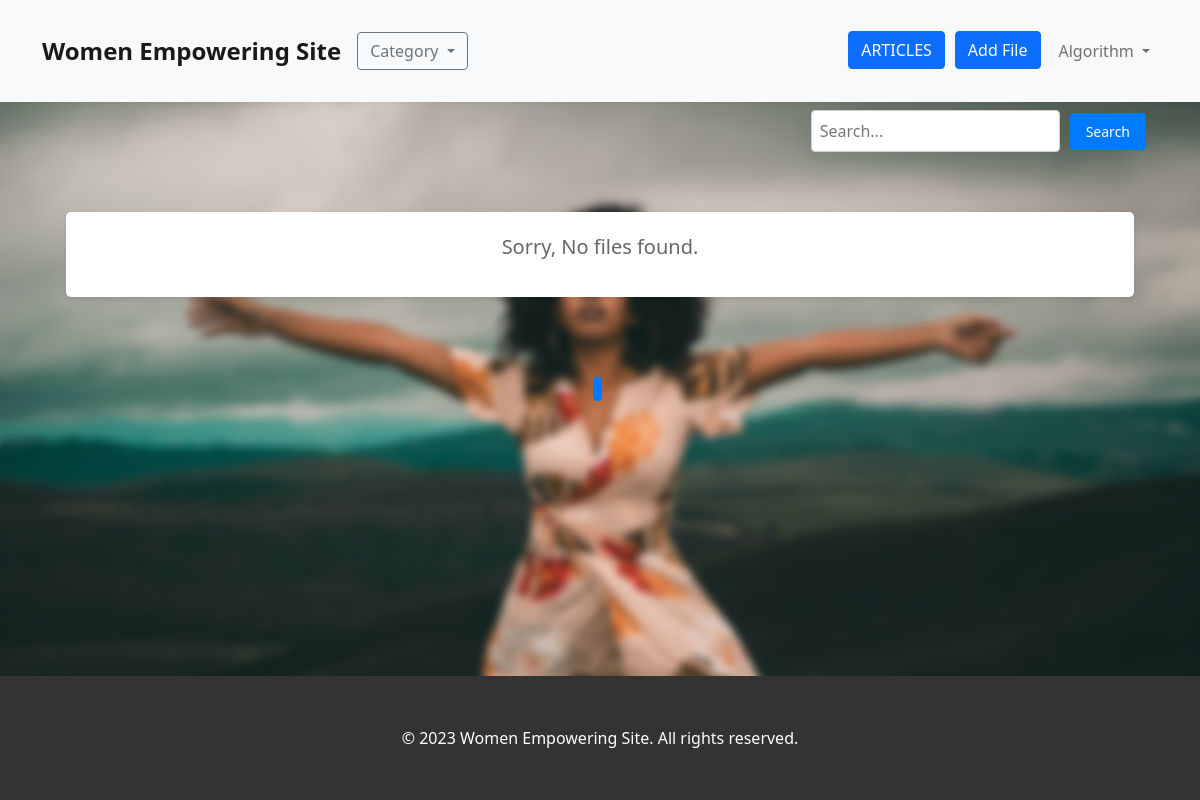
The page /blog/ (signed in) on the database as committed earlier.
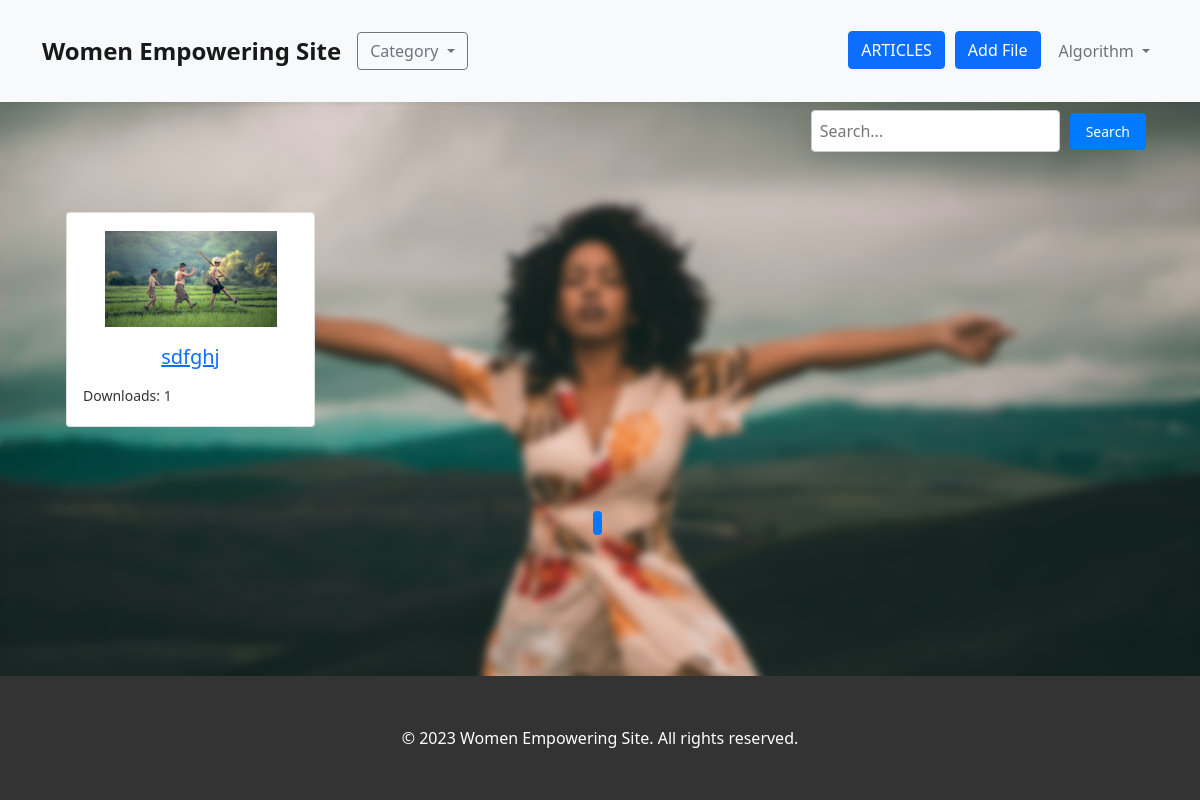
The same page on the database as committed later.
### blog/models.py (models this page shows, shortened)
class FilesAdmin(models.Model):
    adminupload= models.FileField(upload_to='media/')
    title = models.CharField(max_length=50)
    description = models.TextField()
    downloadcount = models.IntegerField(default=0,blank=True)
    def get_file_type(self):
        file_extension = os.path.splitext(self.adminupload.name)[1]
        file_type = file_extension.lower().lstrip('.')
        if file_type in ['jpg','png','gif','jpeg']:
            return 'image'
        elif file_type in ['mp4','mkv','webm']:
            return 'video'
        elif file_type == 'pdf':
            return 'pdf'
        elif file_type in ['mp3','wav','aac']:
            return 'audio'
        else:
            return

### blog/views.py (the view, shortened to what this page needs)
# urls.py: path('',listfiles,name='list'),
@login_required
def listfiles(request,cat=None):
    files = FilesAdmin.objects.all()
    paginator = Paginator(files, 16)
    page_number = request.GET.get('page', 1)
    page = paginator.get_page(page_number)
    return render(request,'blog/list.html',{'files':page})

### templates/blog/list.html (shortened to what this page needs)
{% extends 'base.html' %}
{% load static %}
{% block content %}
<div class="container job-grid-content">
  <div class="search-bar-container">
    <form class="search-bar" action="{% url 'search_files' %}" method="get">
      <input type="text" name="q" class="search-input" placeholder="Search...">
      <button type="submit" class="search-btn">Search</button>
    </form>
</div>
  <div class="container">
    <div class="row">
      <div class="col-md-12">
        <div class="row">
          {% for file in files %}
            <div class="col-md-3">
              <div class="card mb-4">
                <div class="card-body">
                  <div class="file-icon-container">
                    {% if file.get_file_type == 'image' %}
                      <img src="{{file.adminupload.url}}" class="file-icon img-fluid" alt="{{file.title}}">
                    {% elif file.get_file_type == 'video' %}
                    <video src="{{file.adminupload.url }}" class="file-icon img-fluid" alt="{{file.title}}">
                    {% elif file.get_file_type == 'audio' %}
                    <img style="height:90px;" src="{% static 'images/sound_icon.jpg' %}" class="file-icon img-fluid" alt="{{file.title}}">
                    {% elif file.get_file_type == 'pdf' %}
                      <img src="{% static 'images/pdf_iconn.jpg' %}" class="file-icon img-fluid" alt="{{file.title}}">
                    {% else %}
                      <img src="{% static 'file_icon.jpg' %}" class="file-icon img-fluid" alt="{{file.title}}">
                    {% endif %}
                  </div>
                  <h5 class="card-title text-center mt-3 mb-3"><a href="{% url 'detail' file.pk %}">{{ file.title }}</a></h5>
                  {% if user.is_staff %}
                  <div class="file-info">
                    <span class="file-info-item">Downloads: {{ file.downloadcount }}</span>
                  </div>
                  {% endif %}
                </div>
              </div>
            </div>
            {% empty %}
      <div class="col-md-12">
        <div class="job-item text-center">
          <p class="job-description" style="font-size: 20px;">Sorry, No files found</b>.</p>
        </div>
      </div>
          {% endfor %}
        </div>
      </div>
    </div>
  </div>
  <div class="container" style="margin-bottom: 20px;">
    <div class="pagination-container">
      <ul class="pagination">
        {% for num in files.paginator.page_range %}
          <li class="pagination-item {% if num == files.number %}active{% endif %}">
            <a href="?page={{ num }}">{{ num }}</a>
          </li>
        {% endfor %}
      </ul>
    </div>
  </div>
  <link rel="stylesheet" href="https://cdnjs.cloudflare.com/ajax/libs/font-awesome/5.15.4/css/all.min.css">
{% endblock %}

Rows that differ between the two databases and show on the page:
added FilesAdmin: adminupload (picture), title "sdfghj", downloadcount "1"
Other text that changed with them:
text no longer shown: "Sorry, No files found ."
